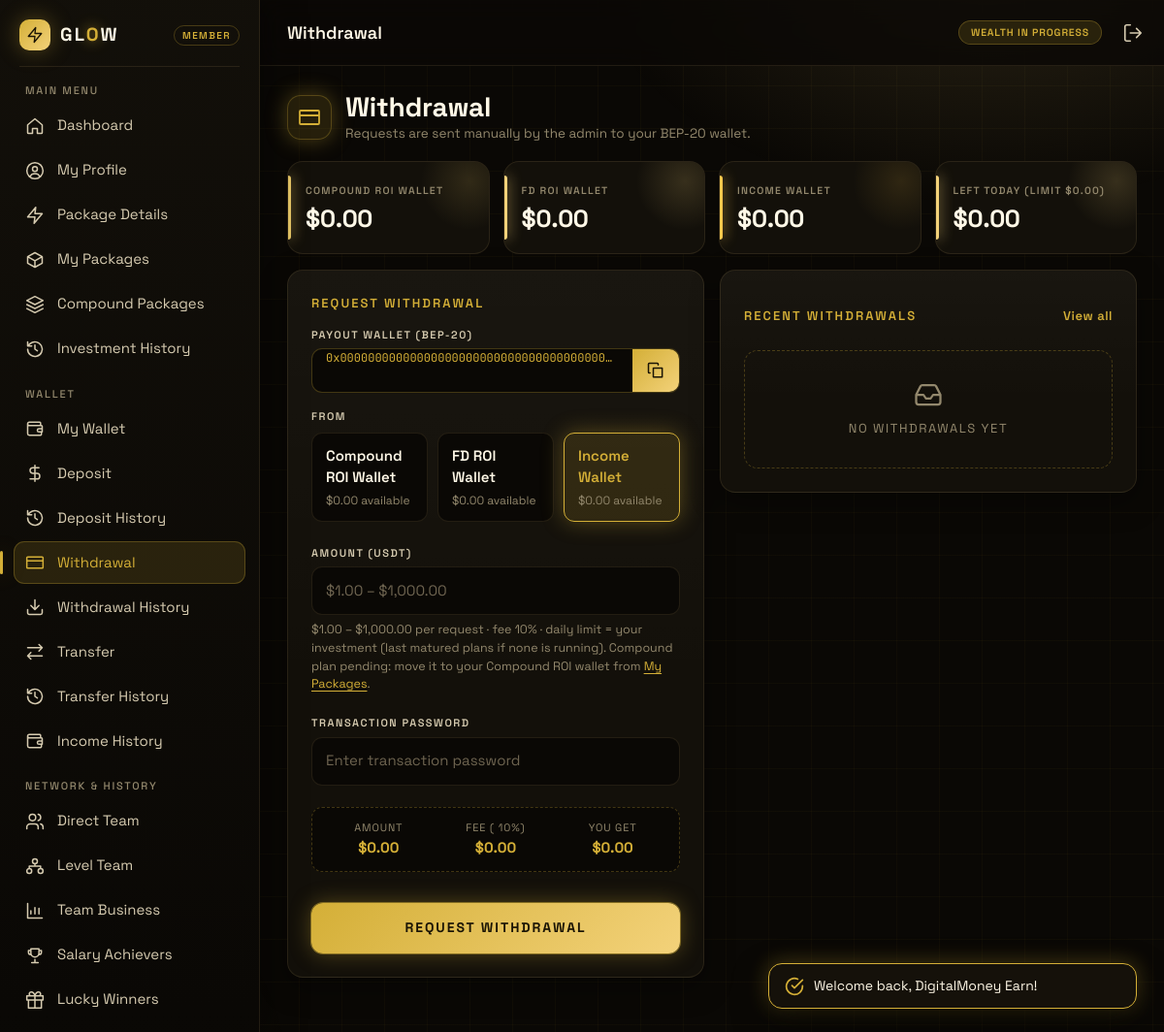
Screenshot of /withdrawal (signed in) with the database file from the repository.
### tables this page shows
CREATE TABLE `users` (
  `id` int(11) NOT NULL,
  `user_code` varchar(12) NOT NULL,
  `sponsor_id` int(11) DEFAULT NULL,
  `name` varchar(80) NOT NULL,
  `email` varchar(120) NOT NULL,
  `mobile` varchar(20) NOT NULL,
  `country` varchar(60) NOT NULL,
  `wallet` varchar(42) NOT NULL,
  `password_hash` varchar(255) NOT NULL,
  `txn_password_hash` varchar(255) DEFAULT NULL,
  `txn_fails` int(11) NOT NULL DEFAULT 0,
  `txn_locked_until` datetime DEFAULT NULL,
  `deposit_balance` decimal(14,2) NOT NULL DEFAULT 0.00,
  `roi_balance` decimal(14,2) NOT NULL DEFAULT 0.00,
  `fd_balance` decimal(14,2) NOT NULL DEFAULT 0.00,
  `income_balance` decimal(14,2) NOT NULL DEFAULT 0.00,
  `activated_at` datetime DEFAULT NULL,
  `signup_bonus_paid` int(11) NOT NULL DEFAULT 0,
  `salary_qualified_at` datetime DEFAULT NULL,
  `salary_months_paid` int(11) NOT NULL DEFAULT 0,
  `salary_last_month` varchar(7) DEFAULT NULL,
  `is_blocked` int(11) NOT NULL DEFAULT 0,
  `created_at` datetime NOT NULL
);

### app/controllers/WalletController.php (called while the page is built, shortened)
<?php
final class WalletController
{
    public function withdrawal(): void
    {
        $user = Auth::user();
        $limit = User::withdrawLimit((int) $user['id']);
        $used = Withdrawal::todayTotal((int) $user['id']);
        view('withdrawal', [
            'title' => 'Withdrawal',
            'user' => $user,
            'limit' => $limit,
            'left' => max(0, $limit - $used),
            'min' => Setting::num('min_withdraw'),
            'max' => Setting::num('max_withdraw'),
            'fee' => Setting::num('withdraw_fee_pct'),
            'recent' => $this->withdrawalRows(Withdrawal::paginateForUser((int) $user['id'], 1, 5)['rows']),
        ]);
    }
    private function withdrawalRows(array $rows): array
    {
        return array_map(static fn($w) => [
            'date' => fmt_date($w['created_at'], 'd-M-Y H:i'),
            'source' => Withdrawal::SOURCES[$w['source']] . ($w['investment_id'] ? ' #' . $w['investment_id'] : ''),
            'amount' => [money($w['amount']), 'num'],
            'fee' => [money($w['fee']), 'num'],
            'net' => [money($w['net_amount']), 'num is-gold'],
            'status' => [$w['status'], status_class($w['status'])],
            'bsc' => bscscan_cell($w['payout_hash'] ?? null),
            'note' => $w['admin_note'] ?? '—',
        ], $rows);
    }
}

### app/Router.php (called while the page is built, shortened)
<?php
final class Router
{
    private array $routes = [];
    public function get(string $path, array $handler, string $access = 'auth'): void
    {
        $this->routes['GET'][$path] = [$handler, $access];
    }
    public function post(string $path, array $handler, string $access = 'auth'): void
    {
        $this->routes['POST'][$path] = [$handler, $access];
    }
    public function dispatch(string $method, string $path): void
    {
        $route = $this->routes[$method === 'HEAD' ? 'GET' : $method][$path] ?? null;
        [[$class, $action], $access] = $route;
        if ($access === 'auth' && !Auth::check()) {
            redirect('/login');
        }
        (new $class())->$action();
    }
}

### public/index.php (called while the page is built, shortened)
<?php
require dirname(__DIR__) . '/app/helpers.php';
$router = new Router();
$router->get('/', [DashboardController::class, 'home'], 'any');
$router->get('/login', [AuthController::class, 'showLogin'], 'guest');
$router->post('/login', [AuthController::class, 'login'], 'guest');
$router->get('/register', [AuthController::class, 'showRegister'], 'guest');
$router->post('/register', [AuthController::class, 'register'], 'guest');
$router->get('/register/sponsor', [AuthController::class, 'sponsorLookup'], 'guest');
$router->get('/forgot-password', [AuthController::class, 'forgot'], 'guest');
$router->post('/logout', [AuthController::class, 'logout'], 'any');
$router->get('/dashboard', [DashboardController::class, 'index']);
$router->get('/live-feed', [FeedController::class, 'liveFeed']);
$router->get('/live-trading', [FeedController::class, 'liveTrading']);
$router->get('/profile', [ProfileController::class, 'show']);
$router->post('/profile/txn-password', [ProfileController::class, 'saveTxnPassword']);
$router->get('/support', [ProfileController::class, 'support']);
$router->post('/support', [ProfileController::class, 'createTicket']);
$router->get('/package-details', [PackageController::class, 'details']);
$router->post('/invest', [PackageController::class, 'invest']);
$router->get('/my-packages', [PackageController::class, 'mine']);
$router->get('/compound-packages', [PackageController::class, 'compound']);
$router->get('/investment', [PackageController::class, 'history']);
$router->post('/investments/compound',[PackageController::class, 'compoundPart']);
$router->post('/investments/release', [PackageController::class, 'releasePending']);
$router->get('/calculator', [PackageController::class, 'calculator']);
$router->get('/direct-team', [TeamController::class, 'direct']);
$router->get('/level-team', [TeamController::class, 'level']);
$router->get('/team-business', [TeamController::class, 'business']);
$router->get('/salary-achievers', [TeamController::class, 'salaryAchievers']);
$router->get('/lucky-winners', [TeamController::class, 'luckyWinners']);
$router->get('/wallet', [WalletController::class, 'wallet']);
$router->get('/deposit', [WalletController::class, 'deposit']);
$router->post('/deposit', [WalletController::class, 'submitDeposit']);
$router->get('/deposit-history', [WalletController::class, 'depositHistory']);
$router->get('/withdrawal', [WalletController::class, 'withdrawal']);
$router->post('/withdrawal', [WalletController::class, 'submitWithdrawal']);
$router->get('/withdrawal-history', [WalletController::class, 'withdrawalHistory']);
$router->get('/income', [WalletController::class, 'income']);
$router->get('/transfer', [WalletController::class, 'transfer']);
$router->post('/transfer/p2p', [WalletController::class, 'submitP2p']);
$router->post('/transfer/wallet', [WalletController::class, 'submitWalletMove']);
$router->get('/transfer/lookup', [WalletController::class, 'lookupUser']);
$router->get('/transfer-history', [WalletController::class, 'transferHistory']);
$router->get('/admin/login', [AdminAuthController::class, 'showLogin'], 'admin-guest');
$router->post('/admin/login', [AdminAuthController::class, 'login'], 'admin-guest');
$router->post('/admin/logout', [AdminAuthController::class, 'logout'], 'any');
$router->get('/admin', [AdminDashboardController::class, 'index'], 'admin');
$router->post('/admin/payout/run', [AdminDashboardController::class, 'runPayout'], 'admin');
$router->post('/admin/payout/simulate', [AdminDashboardController::class, 'simulate'], 'admin');
$router->get('/admin/deposits', [AdminFinanceController::class, 'deposits'], 'admin');
$router->post('/admin/deposits/approve', [AdminFinanceController::class, 'approveDeposit'], 'admin');
$router->post('/admin/deposits/reject', [AdminFinanceController::class, 'rejectDeposit'], 'admin');
$router->get('/admin/withdrawals', [AdminFinanceController::class, 'withdrawals'], 'admin');
$router->post('/admin/withdrawals/paid', [AdminFinanceController::class, 'payWithdrawal'], 'admin');
$router->post('/admin/withdrawals/reject', [AdminFinanceController::class, 'rejectWithdrawal'], 'admin');
$router->get('/admin/ledger', [AdminFinanceController::class, 'ledger'], 'admin');
$router->get('/admin/users', [AdminUserController::class, 'index'], 'admin');
$router->get('/admin/user', [AdminUserController::class, 'show'], 'admin');
$router->post('/admin/user/block', [AdminUserController::class, 'toggleBlock'], 'admin');
$router->post('/admin/user/adjust', [AdminUserController::class, 'adjust'], 'admin');
$router->get('/admin/investments', [AdminUserController::class, 'investments'], 'admin');
$router->get('/admin/lucky-draws', [AdminLuckyDrawController::class, 'index'], 'admin');
$router->post('/admin/lucky-draws', [AdminLuckyDrawController::class, 'create'], 'admin');
$router->get('/admin/lucky-draw', [AdminLuckyDrawController::class, 'show'], 'admin');
$router->post('/admin/lucky-draw/add', [AdminLuckyDrawController::class, 'add'], 'admin');
$router->post('/admin/lucky-draw/remove', [AdminLuckyDrawController::class, 'remove'], 'admin');
$router->post('/admin/lucky-draw/fill', [AdminLuckyDrawController::class, 'fill'], 'admin');
$router->post('/admin/lucky-draw/distribute', [AdminLuckyDrawController::class, 'distribute'], 'admin');
$router->get('/admin/tickets', [AdminTicketController::class, 'index'], 'admin');
$router->post('/admin/tickets/reply', [AdminTicketController::class, 'reply'], 'admin');
$router->get('/admin/settings', [AdminSettingsController::class, 'edit'], 'admin');
$router->post('/admin/settings', [AdminSettingsController::class, 'update'], 'admin');
$router->dispatch($_SERVER['REQUEST_METHOD'] ?? 'GET', current_path());

### config.php (called while the page is built)
<?php
return [
    'app_name' => 'GLOW',
    'timezone' => 'Asia/Kolkata',
    'per_page' => 10,
    'db' => [
        'dsn' => getenv('GLOW_DSN') ?: 'mysql:localhost;port=3306;dbname=glow;charset=utf8mb4',
		'user' => getenv('GLOW_DSN') ? null : 'root',
		'pass' => getenv('GLOW_DSN') ? null : '',
    ],
];

### app/Database.php (called while the page is built, shortened)
<?php
final class Database
{
    private static ?PDO $pdo = null;
    public static function pdo(): PDO
    {
        if (self::$pdo === null) {
            self::$pdo = new PDO((string) config('db.dsn'), config('db.user'), config('db.pass'), [
                PDO::ATTR_ERRMODE => PDO::ERRMODE_EXCEPTION,
                PDO::ATTR_DEFAULT_FETCH_MODE => PDO::FETCH_ASSOC,
                PDO::ATTR_EMULATE_PREPARES => false,
            ]);
        }
        return self::$pdo;
    }
    public static function run(string $sql, array $params = []): PDOStatement
    {
        $stmt = self::pdo()->prepare($sql);
        $stmt->execute($params);
        return $stmt;
    }
    public static function one(string $sql, array $params = []): ?array
    {
        $row = self::run($sql, $params)->fetch();
        return $row === false ? null : $row;
    }
}

### app/models/User.php (called while the page is built, shortened)
<?php
final class User
{
    public static function find(int $id): ?array
    {
        return Database::one(
            'SELECT u.*, s.user_code AS sponsor_code FROM users u LEFT JOIN users s ON s.id = u.sponsor_id WHERE u.id = ?',
            [$id]
        );
    }
}

### app/Auth.php (called while the page is built, shortened)
<?php
final class Auth
{
    public static function user(): ?array
    {
        static $cache = [];
        $id = self::id();
        $cache[$id] ??= User::find($id);
        return $cache[$id] !== null && (int) $cache[$id]['is_blocked'] === 0 ? $cache[$id] : null;
    }
    public static function id(): ?int
    {
        return isset($_SESSION['user_id']) ? (int) $_SESSION['user_id'] : null;
    }
    public static function check(): bool
    {
        return self::user() !== null;
    }
}

### app/views/pages/withdrawal.php (the view, shortened to what this page needs)
<?php
$wallets = [];
foreach (Transfer::SOURCES as $value => $label) {
    $wallets[$value] = [$label, (float) $user[$value . '_balance']];
}
?>
<section class="stat-grid stat-grid--4" aria-label="Balances">
</section>
<div class="dash-split">
    <section class="card card--pad" aria-labelledby="w-title">
        <h2 class="card__title" id="w-title">Request Withdrawal</h2>
        <form method="post" action="<?= e(url('/withdrawal')) ?>" class="form" novalidate data-validate
            data-fee-pct="<?= e($fee) ?>" data-confirm="Request a withdrawal of ${amount}?">
            <div class="field">
                <span class="field__label">Payout wallet (BEP-20)</span>
                <div class="copy-field copy-field--sm">
                    <span class="copy-field__input"><?= e($user['wallet']) ?></span>
                    <button class="copy-field__btn" type="button" data-copy="<?= e($user['wallet']) ?>"
                        data-copy-msg="Wallet copied" aria-label="Copy wallet"><?= icon('copy', 20) ?></button>
                </div>
            </div>
            <fieldset class="choice-set">
                <legend class="field__label">From</legend>
                <div class="choice-grid choice-grid--3">
                    <?php foreach ($wallets as $value => [$label, $balance]): ?>
                        <label class="choice">
                            <span class="choice__title"><?= e($label) ?></span>
                            <span class="choice__desc"><?= e(money($balance)) ?> available</span>
                        </label>
                    <?php endforeach ?>
                </div>
            </fieldset>
            <div class="field">
                <label class="field__label" for="f-amount">Amount (USDT)</label>
                <input class="input" id="f-amount" name="amount" type="number" min="<?= e($min) ?>"
                    max="<?= e(min($max, $left)) ?>" step="0.01" inputmode="decimal" required
                    placeholder="<?= e(money($min)) ?> – <?= e(money($max)) ?>" value="<?= e(old('amount')) ?>"
                    aria-describedby="err-amount hint-amount" <?= invalid_attr('amount') ?>
                    data-invalid="Enter <?= e(money($min)) ?> to <?= e(money(min($max, $left))) ?>.">
                <p class="field__hint" id="hint-amount">
                    <?= e(money($min)) ?> – <?= e(money($max)) ?> per request · fee <?= e(pct($fee)) ?> ·
                    daily limit = your investment (last matured plans if none is running). Compound plan pending: move it to your Compound ROI wallet from <a class="link-inline"
                        href="<?= e(url('/my-packages')) ?>">My Packages</a>.
                </p>
            </div>
            <dl class="fee-box" data-fee-box aria-live="polite">
                <div>
                    <dt>Amount</dt>
                    <dd data-fee-amount>$0.00</dd>
                </div>
                <div>
                    <dt>Fee (
                        <?= e(pct($fee)) ?>)
                    </dt>
                    <dd data-fee-fee>$0.00</dd>
                </div>
                <div>
                    <dt>You get</dt>
                    <dd class="is-gold" data-fee-net>$0.00</dd>
                </div>
            </dl>
            <button class="btn btn--gold btn--block btn--lg" type="submit">Request Withdrawal</button>
        </form>
    </section>
    <section class="card card--pad" aria-labelledby="recent-title">
        <div class="card__head">
            <h2 class="card__title" id="recent-title">Recent Withdrawals</h2>
            <a class="link-gold" href="<?= e(url('/withdrawal-history')) ?>">View all</a>
        </div>
    </section>
</div>

### rows the page displays
users: wallet "0x0000000000000000000000000000000000000000", amount "$1.00 – $1,000.00", id "$1.00"

### other values shown
$title "Withdrawal"
$heading "MAIN MENU"
$label "Dashboard"
$label "My Profile"
$label "Package Details"
$label "My Packages"
$label "Compound Packages"
$label "Investment History"
$heading "WALLET"
$label "My Wallet"
$label "Deposit"
$label "Deposit History"
$label "Withdrawal"
$label "Withdrawal History"
$label "Transfer"
